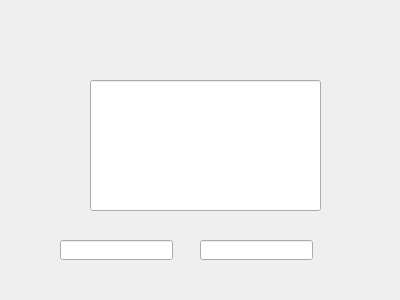
<?xml version="1.0" encoding="UTF-8"?>
<ui version="4.0">
 <class>Dialog</class>
 <widget class="QDialog" name="Dialog">
  <property name="geometry">
   <rect>
    <x>0</x>
    <y>0</y>
    <width>400</width>
    <height>300</height>
   </rect>
  </property>
  <property name="windowTitle">
   <string>Dialog</string>
  </property>
  <widget class="QLineEdit" name="lineEdit">
   <property name="geometry">
    <rect>
     <x>90</x>
     <y>80</y>
     <width>231</width>
     <height>131</height>
    </rect>
   </property>
  </widget>
  <widget class="QLineEdit" name="lineEdit_2">
   <property name="geometry">
    <rect>
     <x>60</x>
     <y>240</y>
     <width>113</width>
     <height>20</height>
    </rect>
   </property>
  </widget>
  <widget class="QLineEdit" name="lineEdit_3">
   <property name="geometry">
    <rect>
     <x>200</x>
     <y>240</y>
     <width>113</width>
     <height>20</height>
    </rect>
   </property>
  </widget>
 </widget>
 <resources/>
 <connections/>
</ui>
